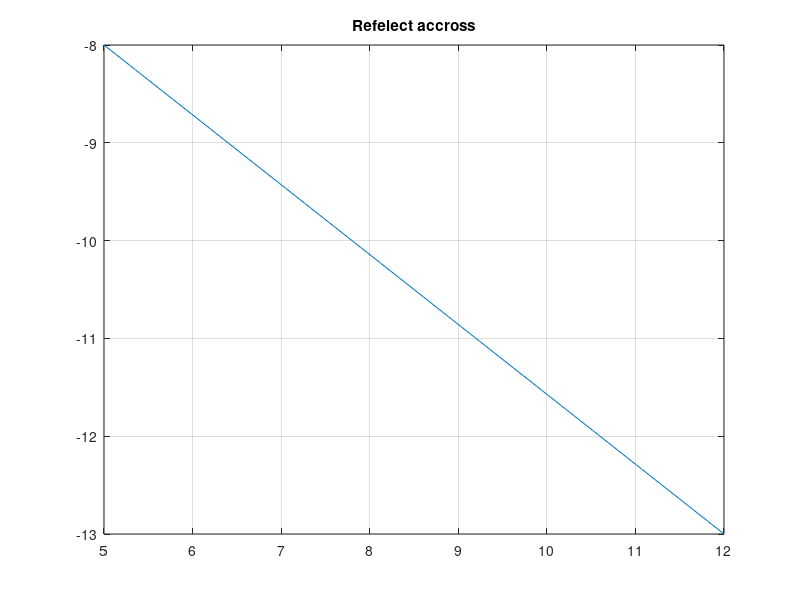

Here is the MATLAB script that generated this plot:
% Author: Andrea Murphy
% Date: March 10, 2019
% DESC: Parametric equation of the line (5,8) to (12,3)

%N = 100;
%t = linspace(0,1,N);
%x= 5+(7*t);
%y= 8-(5*t);
%figure()
%plot(x,y)
%grid on
%title('Parametic Equation of the line (5,8) and (12,3)')

%N = 100;
%t = linspace(0,1,N);
%x=-8+(7*t);
%y=5+(5*t);
%plot(x,y)
%grid on
%title('Line rotated 90 degrees')

%N = 100;
%t = linspace(0,1,N);
%x=10+(7*t);
%y=8-(5*t);
%plot(x,y)
%grid on
%title('Double Length of Line')

N = 100;
t = linspace(0,1,N);
x=5+(7*t);
y=-8-(5*t);
plot(x,y)
grid on
title('Refelect accross')

